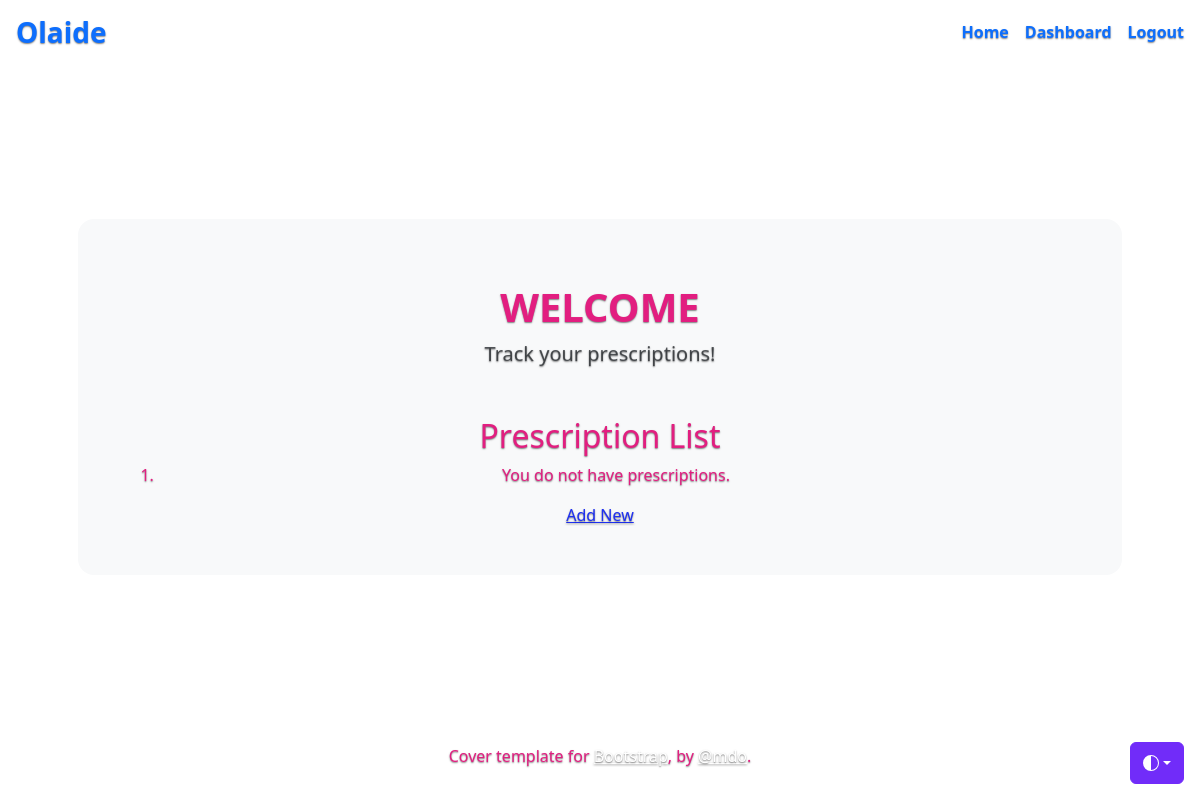
The app's page /tracker/dashboard/ (signed in), older data.
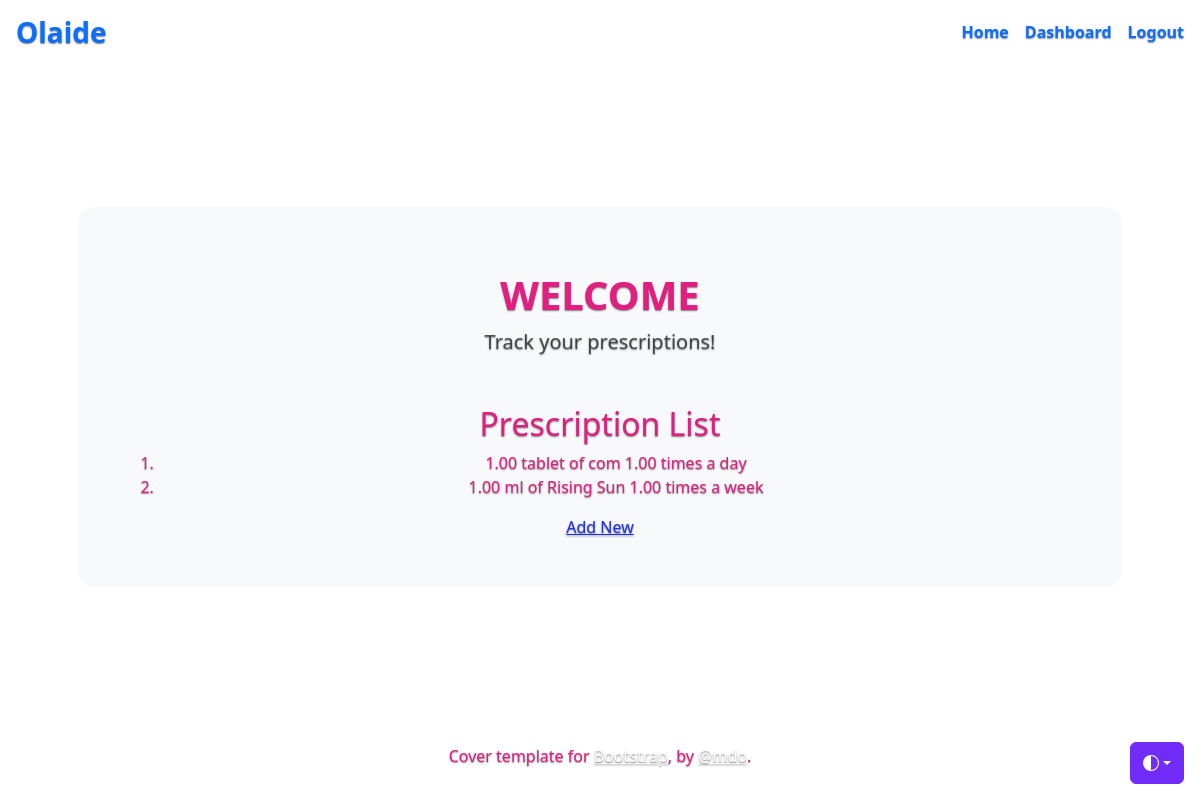
The same page, newer data.
### tracker/models.py (models this page shows, shortened)
class Prescription(models.Model):
    user = models.ForeignKey(
        settings.AUTH_USER_MODEL,
        on_delete=models.CASCADE)
    track_for = models.ForeignKey(
        PrescriptionUser,
        on_delete=models.SET_NULL,
        null=True, blank=True)
    name = models.CharField(max_length=250, help_text='medication name')
    description = models.TextField(
        blank=True, null=True, help_text='What the medication is meant for')
    dosage = models.DecimalField(default=1.0, max_digits=5, decimal_places=2)
    dosage_unit = models.CharField(max_length=50)
    frequency = models.DecimalField(default=1.0, max_digits=5, decimal_places=2)
    frequency_period = models.CharField(max_length=7, choices=PERIOD)
    start_date = models.DateField(help_text='mm/dd/yyyy')
    end_date = models.DateField(help_text='mm/dd/yyyy')

### tracker/views.py (the view)
# urls.py: path('dashboard/', DashboardView.as_view(), name='dashboard'),
class DashboardView(LoginRequiredMixin, ListView):
    login_url = "/accounts/login/"
    template_name = 'tracker/dashboard.html'
    model = Prescription

### tracker/templates/tracker/dashboard.html (shortened to what this page needs)
{% extends 'tracker/base.html' %}
{% block body %}
<section class="py-5">
    <div class="container px-5">
        <div class="bg-light rounded-4 py-5 px-4 px-md-5">
            <div class="text-center mb-5">
                <h1 class="fw-bolder">WELCOME</h1>
                <p class="lead fw-normal text-muted mb-0">Track your prescriptions!</p>
            </div>
            <h2>Prescription List</h2>
            <ol>
                {% for pres in object_list %}
                <li>
                    {{ pres.dosage }} {{ pres.dosage_unit }} of
                    {{ pres.name}} {{ pres.frequency }} times a
                    {{ pres.frequency_period }}
                </li>
                {% empty %}
                <li>You do not have prescriptions.</li>
                {% endfor %}
            </ol>
            <a href="{% url 'tracker:add' %}">Add New</a>
        </div>
    </div>
</section>
{% endblock %}

Row changes from the older to the newer data that the page shows:
added Prescription: dosage "1.00", dosage_unit "tablet", name "com", frequency "1.00", frequency_period "day"
added Prescription: dosage "1.00", dosage_unit "ml", name "Rising Sun", frequency "1.00", frequency_period "week"
Text that changed along with them:
text no longer shown: "You do not have prescriptions."
